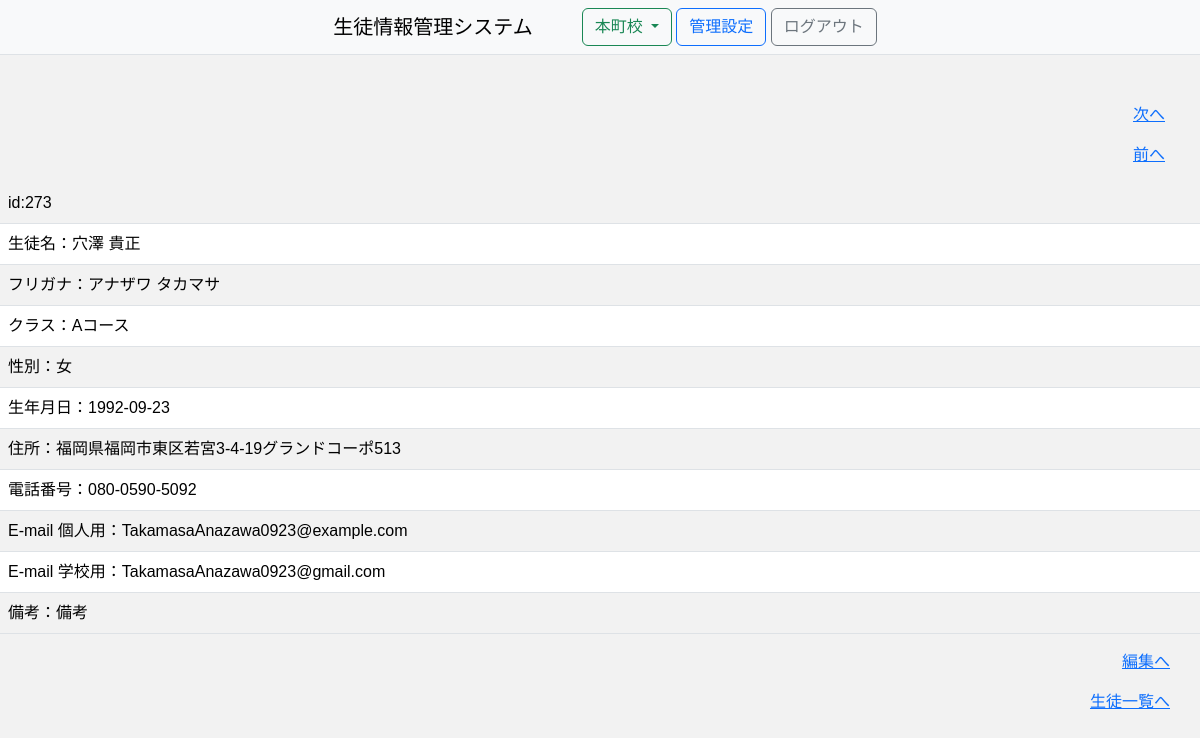
The app's page /本町校/student_detail/273 (signed in) with its own data.
### SIMS/models/__init__.py (models this page shows, shortened)
class BaseMixin(db.Model):
    __abstract__ = True
    id = Column(Integer, primary_key=True, autoincrement=True)
    @classmethod
    def get_all(cls, **kwargs):
        if not kwargs:
            all_data = cls.query.all()
        else:
            all_data = cls.query.filter_by(**kwargs).all()
        if all_data is None:
            return None
        return [data.to_dict() for data in all_data]
    @classmethod
    def get_one(cls, **kwargs):
        data = cls.query.filter_by(**kwargs).first()
        if data is None:
            return None
        return data.to_dict()
    def to_dict(self):
        dic = self.__dict__.copy()
        if '_sa_instance_state' in dic:
            del dic['_sa_instance_state']
        return dic

class Student(BaseMixin):
    __tablename__ = 'student'
    name = Column(String(64), nullable=False)
    name_kana = Column(String(64), nullable=False)
    school = Column(String(64), nullable=False)
    class_name = Column(String(64), nullable=False)
    gender = Column(Integer, nullable=False)
    birthday = Column(DateTime, nullable=False)
    address = Column(String(64), nullable=False)
    phone = Column(String(13), nullable=False)
    email = Column(String(64), nullable=False)
    gmail = Column(String(64), nullable=False)
    note = Column(String(400), nullable=False)
    def get_categorized_list(school):
        if school is None:
            students = Student.query.order_by(asc(Student.name_kana)).all()
            students = [student.to_dict() for student in students]
            schools = list(set([dic['school'] for dic in students]))
        else:
            students = Student.query.filter_by(school=school).order_by(asc(Student.name_kana)).all()
            students = [student.to_dict() for student in students]
            schools = [school]
        classes = Class.get_all()
        categorized_list = []
        for scl in schools:
            for cls in classes:
                categorized_list.append({
                    'school': scl,
                    'class_name': cls['name'],
                    'class_number': cls['class_number'],
                    'open_date': cls['open_date'].strftime('%Y-%m-%d'), # 日付を文字列に変換
                    'close_date': cls['close_date'].strftime('%Y-%m-%d'), # 日付を文字列に変換
                    'is_open': cls['open_date'] <= datetime.datetime.now() <= cls['close_date'],
                    'students': [student for student in students if student['class_name'] == cls['name'] and student['school'] == scl]
                })
        return categorized_list
    @classmethod
    def get_one(cls, **kwargs):
        dic = super().get_one(**kwargs)
        students = [listByClass['students'] for listByClass in cls.get_categorized_list(dic['school'])]
        categorized_id_list = [student['id'] for student in itertools.chain.from_iterable(students)]
        index = categorized_id_list.index(dic['id'])
        dic['prev_id'] = categorized_id_list[index-1] if index != 0 else None
        dic['next_id'] = categorized_id_list[index+1] if index != len(categorized_id_list)-1 else None
        return dic
    def get_age(self, birthday):
        today = datetime.date.today()
        return today.year - birthday.year - ((today.month, today.day) < (birthday.month, birthday.day))
    def to_dict(self):
        dic = super().to_dict()
        dic['age'] = self.get_age(dic['birthday']) # 年齢を追加
        dic['birthday'] = dic['birthday'].strftime('%Y-%m-%d') # 日付を文字列に変換
        match (dic['gender']):
            case 1:
                dic['gender'] = '男'
            case 2:
                dic['gender'] = '女'
            case 3:
                dic['gender'] = 'その他'
        return dic

### SIMS/views/student_detail.py (the view)
@bp.route('/<school>/student_detail/<int:id>',methods=['GET', 'POST'])
@login_required
def student_detail(id,school):
    student = Student.get_one(id=id)
    schools = School.get_all()
    return render_template('student_detail.html',\
        student = student,\
        school = school,\
        schools = schools
    )

### SIMS/user_auth.py (called while the page is built)
    @login_manager.user_loader
    def load_user(user_id):
        return User.query.get(user_id)

### SIMS/views/__init__.py (called while the page is built)
@app.before_request
def before_request():
    session.permanent = True
    session.modified = True

### SIMS/templates/student_detail.html (shortened to what this page needs)
<!DOCTYPE html>
<html lang="ja">
<head>
    <link rel="stylesheet" href="https://cdn.jsdelivr.net/npm/bootstrap@5.3.0/dist/css/bootstrap.min.css">
    <link rel="stylesheet" href="{{ url_for('static', filename='css/student_detail.css' ) }}">
</head>
<body>
    <header>
        {% set subTitle = '生徒一覧' %}
        {% extends 'layout.html' %}
        {% block contents %}
        <link rel="stylesheet" href="{{ url_for('static', filename='css/student_list.css') }}"></link>
        {{ super() }}
        <br><br>
        <div>
            <span><a href="{{student.next_id}}"><p>次へ</p></a></span>
            <span><a href="{{student.prev_id}}"><p>前へ</p></a></span>
        </div>
    </header>
    <main>
        <table class="table table-striped">
            <tr>
                <td>
                    id:{{student.id}}
                </td>
            </tr>
            <tr>
                <td>
                    生徒名：{{student.name}}
                </td>
            </tr>
            <tr>
                <td>
                    フリガナ：{{student.name_kana}}
                </td>
            </tr>
            <tr>
                <td>
                    クラス：{{student.class_name}}
                </td>
            </tr>
            <tr>
                <td>
                    性別：{{student.gender}}
                </td>
            </tr>
            <tr>
                <td>
                    生年月日：{{student.birthday}}
                </td>
            </tr>
            <tr>
                <td>
                    住所：{{student.address}}
                </td>
            </tr>
            <tr>
                <td>
                    電話番号：{{student.phone}}
                </td>
            </tr>
            <tr>
                <td>
                    E-mail 個人用：{{student.email}}
                </td>
            </tr>
            <tr>
                <td>
                    E-mail 学校用：{{student.gmail}}
                </td>
            </tr>
            <tr>
                <td>
                    備考：{{student.note}}
                </td>
            </tr>
        </table>
    </main>
    <footer>
        <p><a href="{{ url_for('student_edit.student_edit', id=student.id,school=school)}}">編集へ</a></p>
        <p><a href="{{ url_for('student_list.student_list', school=school)}}">生徒一覧へ</a></p>
        {% endblock %}

### SIMS/static/css/student_detail.css (style rules this page uses)
body { margin: auto; text-align: left; }
p { text-align: right; padding-right: 30px; }
div { text-align: center; float: right; padding-left: 20px; padding-right: 5px; }

### SIMS/static/css/student_list.css (style rules this page uses)
body { font-family: Arial, sans-serif; background-color: #f2f2f2; }

### records on screen
Student: id "273", name "穴澤 貴正", name_kana "アナザワ タカマサ", class_name "Aコース", address "福岡県福岡市東区若宮3-4-19グランドコーポ513", phone "080-0590-5092", email "TakamasaAnazawa0923@example.com", gmail "TakamasaAnazawa0923@gmail.com", note "備考"

### other values on screen
{{ title }} "生徒情報管理システム"
{{ school }} "本町校"
{{ student.gender }} "女"
{{ student.birthday }} "1992-09-23"
